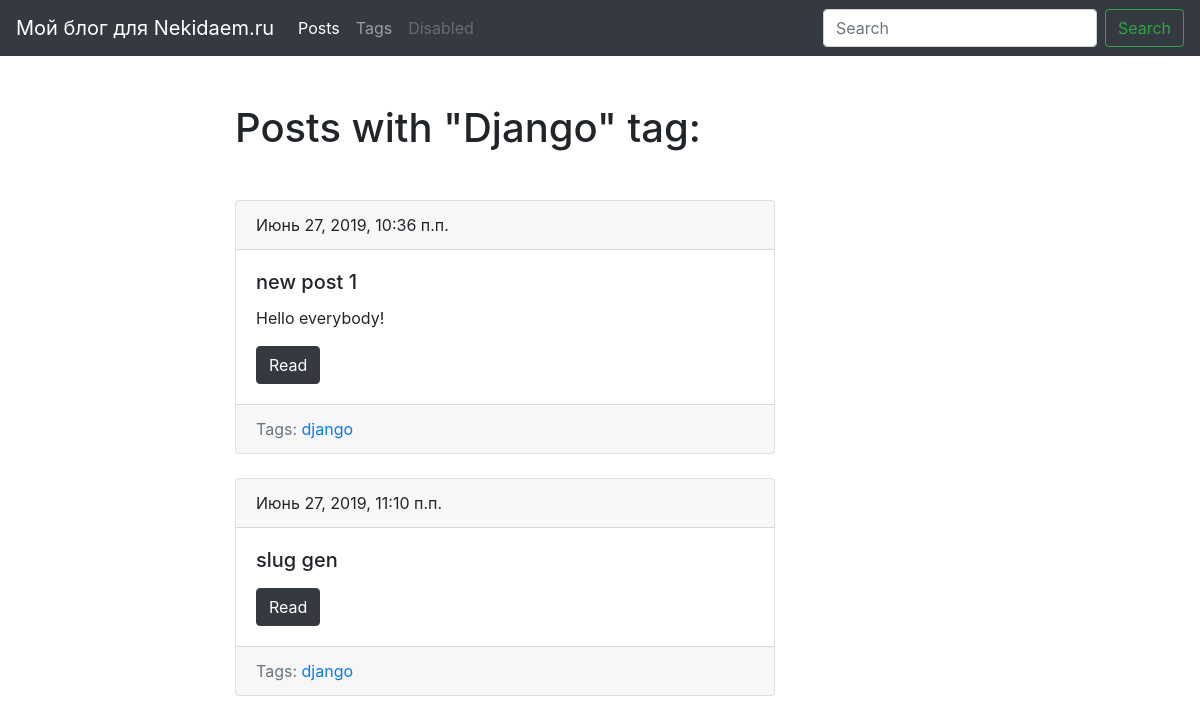
Screenshot of /blog/tag/django/ with the database file from the repository.
### blog/models.py (models this page shows, shortened)
class Tag(models.Model):
    title = models.CharField(max_length=50)
    slug = models.SlugField(max_length=50, unique=True)
    def get_absolute_url(self):
        return reverse('tag_detail_url', kwargs={'slug': self.slug})

class Post(models.Model):
    title = models.CharField(max_length=150, db_index=True)
    slug = models.SlugField(max_length=150, unique=True, blank=True)
    body = models.TextField(blank=True, db_index=True)
    date_pub = models.DateTimeField(auto_now_add=True)
    tags = models.ManyToManyField('Tag', blank=True, related_name='posts')
    def get_absolute_url(self):
        return reverse('post_detail_url', kwargs={'slug': self.slug})

### blog/views.py (the view)
# urls.py: path('tag/<str:slug>/', TagDetail.as_view(), name='tag_detail_url'),
class TagDetail(ObjectDetailMixin, View):
    model = Tag
    template = 'blog/tag_detail.html'

### blog/utils.py (called while the page is built)
    def get(self, request, slug):
        obj = get_object_or_404(self.model, slug__iexact=slug)
        return render(request, self.template, context={self.model.__name__.lower(): obj, 'admin_object': obj,
                                                       'detail': True})

### blog/templates/blog/tag_detail.html (shortened to what this page needs)
{% extends 'blog/base_blog.html' %}
{% block content %}
    <h1 class="mb-5">
        Posts with "{{tag.title|title}}" tag:
    </h1>
    {% for post in tag.posts.all %}
         {% include 'blog/includes/post_card_template.html' %}
    {% endfor %}
{% endblock %}

### blog/templates/blog/includes/post_card_template.html
<div class="card mb-4">
    <div class="card-header">
        {{ post.date_pub }}
    </div>
    <div class="card-body">
        <h5 class="card-title">{{ post.title }}</h5>
        <p class="card-text">{{ post.body|truncatewords:15 }}</p>
        <a href="{{ post.get_absolute_url }}" class="btn btn-dark">Read</a>
    </div>
    <div class="card-footer text-muted">
    Tags:
        {% for tag in post.tags.all %}
            <a href="{{ tag.get_absolute_url }}"> {{ tag.title }} </a>
        {% endfor %}
    </div>
</div>

### rows the page displays
Tag: title "Django", title "django"
Post: date_pub "Июнь 27, 2019, 10:36 п.п.", title "new post 1", body "Hello everybody!"
Post: date_pub "Июнь 27, 2019, 11:10 п.п.", title "slug gen"
